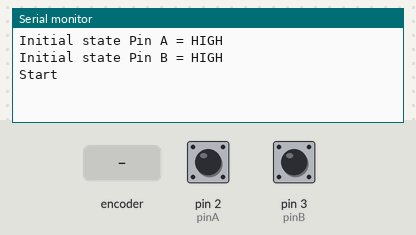
A sketch run on a simulated Arduino Uno, built with avr-gcc and run on an emulated ATmega328P. On the bench: the last lines printed to the serial monitor. Inputs (shaded band) come from the test bench; at power-on: pin 2 (pinA) HIGH, pin 3 (pinB) HIGH.

Above: at 1.2 s.
1.3 s: rotary encoder on pin 2 (pinA) / pin 3 (pinB) turned 1 step (first pin leading)
At 2.4 s:
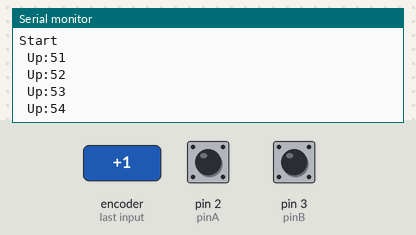
3.0 s: rotary encoder on pin 2 (pinA) / pin 3 (pinB) turned 2 steps (second pin leading)
At 3.9 s:
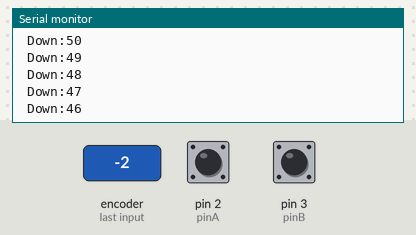
Timing chart, 0 to 6.0 s (numbered marks = the images above; inputs shaded):
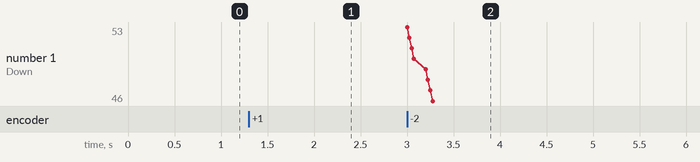

Measured:
- after the input at 1.3 s, the serial monitor: prints a new line at once (image 1)
- after the input at 3.0 s, the serial monitor: prints a new line at once (image 2)

The sketch:

RotaryEncoderDualInterrruptsOnChange.ino
```cpp
// Used for generating interrupts using CLK signal
const int pinA = 2;

// Used for reading DT signal
const int pinB = 3;

// Keep track of last rotary value
int lastCount = 50;

// Updated by the ISR (Interrupt Service Routine)
volatile int virtualPosition = 50;

// Updated by ISR for each pin
volatile bool pinAStateHigh;
volatile bool pinBStateHigh;

// Old values of pin state so we can compare
bool oldPinAStateHigh;
bool oldPinBStateHigh;

// Delay to counteract switch bounce (milliseconds)
char bounce = 10;

// ------------------------------------------------------------------
// INTERRUPT     INTERRUPT     INTERRUPT     INTERRUPT     INTERRUPT
// ------------------------------------------------------------------
void isrA ()  {
  static unsigned long lastInterruptTimeA = 0;
  unsigned long interruptTimeA = millis();

  // If interrupts come faster than Xms, assume it's a bounce and ignore
  if (interruptTimeA - lastInterruptTimeA > bounce) {

    // We are here because pinA has CHANGED
    pinAStateHigh = !pinAStateHigh;
    //pinAStateHigh = digitalRead(pinA) == HIGH;

    // Don't do this for real!
    //Serial.print("\nPin A state="); Serial.print(pinAStateHigh ? "HIGH" : "LOW");
    //Serial.print(" (Pin B state="); Serial.print(pinBStateHigh ? "HIGH)" : "LOW)");
  }

  // Keep track of when we were here last
  lastInterruptTimeA = interruptTimeA;
}

void isrB ()  {
  static unsigned long lastInterruptTimeB = 0;
  unsigned long interruptTimeB = millis();

  // If interrupts come faster than Xms, assume it's a bounce and ignore
  if (interruptTimeB - lastInterruptTimeB > bounce) {

    // We are here because pinB has CHANGED
    pinBStateHigh = !pinBStateHigh;
    //pinBStateHigh = digitalRead(pinB) == HIGH;

    // Don't do this for real!
    //Serial.print("\nPin B state="); Serial.print(pinBStateHigh ? "HIGH" : "LOW");
    //Serial.print(" (Pin A state="); Serial.print(pinAStateHigh ? "HIGH)" : "LOW)");
  }

  // Keep track of when we were here last
  lastInterruptTimeB = interruptTimeB;
}

// ------------------------------------------------------------------
// SETUP    SETUP    SETUP    SETUP    SETUP    SETUP    SETUP
// ------------------------------------------------------------------
void setup() {
  // Just whilst we debug, view output on serial monitor
  Serial.begin(115200);

  // Rotary pulses are INPUTs
  pinMode(pinA, INPUT);
  pinMode(pinB, INPUT);

  // Set initial state of PinA & PinB by reading the pins
  pinAStateHigh = digitalRead(pinA) == HIGH;
  pinBStateHigh = digitalRead(pinB) == HIGH;
  Serial.print("Initial state Pin A = "); Serial.println(pinAStateHigh ? "HIGH" : "LOW");
  Serial.print("Initial state Pin B = "); Serial.println(pinBStateHigh ? "HIGH" : "LOW");

  // So we remember what the state was (can detect the change)
  oldPinAStateHigh = pinAStateHigh;
  oldPinBStateHigh = pinBStateHigh;

  // Attach the routine to service the interrupts
  attachInterrupt(digitalPinToInterrupt(pinA), isrA, CHANGE);
  attachInterrupt(digitalPinToInterrupt(pinB), isrB, CHANGE);

  // Ready to go!
  Serial.println("Start");
}

// ------------------------------------------------------------------
// MAIN LOOP     MAIN LOOP     MAIN LOOP     MAIN LOOP     MAIN LOOP
// ------------------------------------------------------------------
void loop() {

  // Pin A changed? What direction?
  if (pinAStateHigh != oldPinAStateHigh) {

    // Pin A is HIGH
    if (pinAStateHigh) {
      // Pin B is LOW
      if (!pinBStateHigh) {
        // Clockwise
        virtualPosition++;
      }
      else {
        // Anticlockwise
        virtualPosition--;
      }
    } else {
      // Pin A just went low and B is HIGH
      if (pinBStateHigh) {
        // Clockwise
        virtualPosition++;
      }
      else {
        // Anticlockwise
        virtualPosition--;
      }
    }

    // Keep track of state of Pin A
    oldPinAStateHigh = pinAStateHigh;
  }

  // Pin B changed? What direction?
  if (pinBStateHigh != oldPinBStateHigh) {
    if (pinBStateHigh) {
      if (pinAStateHigh) {
        virtualPosition++;
      }
      else {
        virtualPosition--;
      }
    } else {
      // Pin B just went low
      if (!pinAStateHigh) {
        virtualPosition++;
      }
      else {
        virtualPosition--;
      }
    }
    oldPinBStateHigh = pinBStateHigh;
  }

  // If the current rotary switch position has changed then update everything
  if (virtualPosition != lastCount) {

    // Write out to serial monitor the value and direction
    Serial.print(virtualPosition > lastCount ? " Up:" : " Down:");
    Serial.println(virtualPosition);

    // Keep track of this new value
    lastCount = virtualPosition ;
  }
}
```
